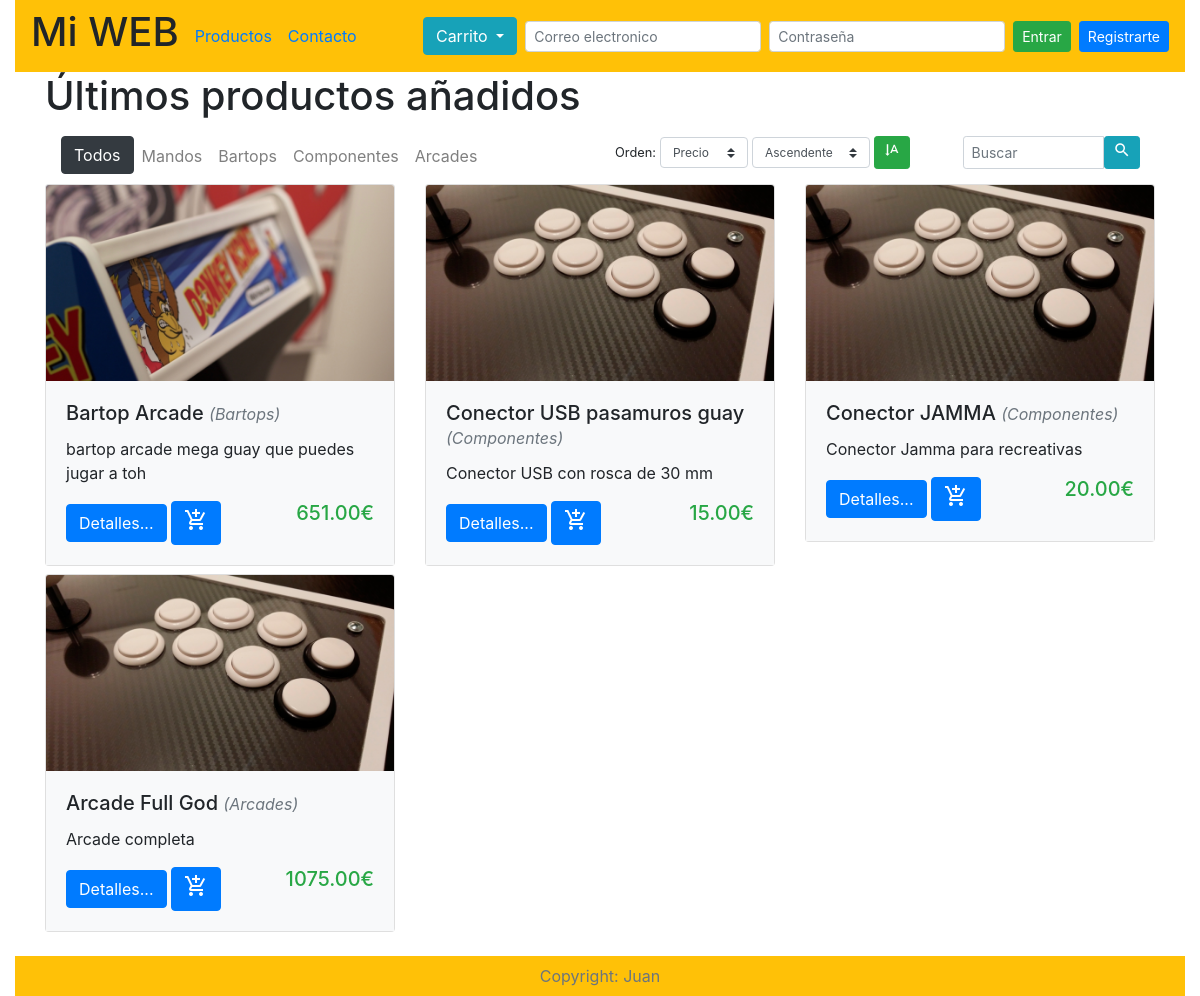
The page /productos.php on the database its author committed.
### tables this page shows
CREATE TABLE `categorias` (
  `id` int(10) NOT NULL,
  `nombre` varchar(250) NOT NULL,
  `descripcion` text NOT NULL
);

CREATE TABLE `productos` (
  `id` int(11) NOT NULL,
  `id_categoria` int(10) NOT NULL,
  `id_imagenes` int(10) NOT NULL,
  `nombre` varchar(255) NOT NULL,
  `descripcion_corta` text NOT NULL,
  `descripcion` text NOT NULL,
  `precio` decimal(6,2) NOT NULL,
  `imagen` varchar(200) NOT NULL,
  `fecha` timestamp NOT NULL DEFAULT CURRENT_TIMESTAMP,
  `visibilidad` enum('si','no') NOT NULL DEFAULT 'si'
);

### librerias/consultas_bd.php (called while the page is built, shortened)
<?php
function nombre_categoria($conexion, $id_categoria){
    $consulta = mysqli_query($conexion, "SELECT nombre FROM categorias WHERE id = '$id_categoria'");
    $categoria = mysqli_fetch_array($consulta);
    return $categoria['nombre'];
}
function list_categorias($conexion)
{
    $sql = "SELECT * FROM categorias";
    $res = mysqli_query($conexion, $sql);
    return $res;
}
function list_registros($conexion, $tabla, $orden, $tipo, $id_categoria)
{
    if ($id_categoria != "todos") {
        $sql = "SELECT * FROM $tabla WHERE id_categoria = '$id_categoria' ORDER BY $orden $tipo";
    } else {
        $sql = "SELECT * FROM $tabla ORDER BY $orden $tipo";
    }
    $consulta = mysqli_query($conexion, $sql);
    return $consulta;
}

### productos.php (the view, shortened to what this page needs)
<?php
include "database/conexion_bd.php";
include "librerias/consultas_bd.php";
$titulo = "Últimos productos añadidos";
if(isset($_POST['buscar'])){
    $productos = buscar($conexion, 'productos', 'nombre', $_POST['texto']);
    $titulo = "Buscando: <i>".$_POST['texto']."...</i>";
}
else if(isset($_POST['ordenar'])){
    $productos = list_registros($conexion, 'productos',$_POST['orden'], $_POST['tipo'], "todos");
}
else{
    $productos = list_registros($conexion, 'productos','fecha', "ASC", "todos");
}
?>
    <!doctype html>
    <html lang="es">
    <head>
        <?php include "plantillas/plantilla_cabecera.php";?>
    </head>
    <body>
        <div class="container-fluid">
            <?php include "plantillas/plantilla_navegacion.php";?>
        </div>
        <div class="container">
            <div class="row">
                <div class="col-12">
                    <h1><?=$titulo;?></h1>
                </div>
            </div>
            <div class="row">
                <div class="col-lg-12 col-xl-6">
                    <?php include 'plantillas/plantilla_nav_categorias.php' ?>
                </div>
                <div class="col-lg-12 col-xl-6">
                   <?php include "plantillas/plantilla_buscador.php" ?>
                </div>
            </div>
            <div class="row">
            <?php
                while($producto = mysqli_fetch_array($productos)){
                    if($producto['visibilidad']=='si'){
            ?>
                <div class="col-sm-12 col-md-6 col-lg-4">
                    <div class="card mb-2">
                        <img class="card-img-top img-fluid" src="<?=$producto['imagen'];?>" alt="Card image cap">
                        <div class="card-body bg-light">
                            <h5 class="card-title"><?=$producto['nombre'];?> <small class="text-muted font-italic">(<?=nombre_categoria($conexion,$producto['id_categoria']);?>)</small></h5>
                            <p class="card-text"><?=$producto['descripcion_corta'];?></p>
                            <a href="#" class="btn btn-primary">Detalles...</a>
                            <a href="?agregar_carrito=1&id=<?=$producto['id'];?>" class="btn btn-primary"><i class="material-icons">add_shopping_cart</i></a>
                            <h5 class="float-right text-success"><?=$producto['precio'];?>€</h5>
                        </div>
                    </div>
                </div>
                <?php } }?>
            </div>
        </div>
        <div class="container-fluid">
            <?php include "plantillas/plantilla_pie.php";?>
        </div>
    </body>
    </html>

### plantillas/plantilla_nav_categorias.php (shortened to what this page needs)
 <nav class="navbar navbar-expand-md  navbar-light">
    <ul class="navbar-nav">
        <li class="nav-item <?=$active;?>">
            <a class="btn btn-dark" href="?">Todos</a>
        </li>
        <?php
            $categorias = list_categorias($conexion);
            while($categoria = mysqli_fetch_array($categorias)){
                $active = "";
        ?>
            <li class="nav-item <?=$active;?>">
            <a class="nav-link" href="?categoria=<?=$categoria['id'];?>"><?=$categoria['nombre'];?></a>
            </li>
        <?php } ?>
    </ul>
</nav>

### rows shown on the page
categorias: nombre "Mandos"
categorias: nombre "Bartops"
categorias: nombre "Componentes"
categorias: nombre "Arcades"
productos: imagen (picture), nombre "Bartop Arcade", id_categoria.nombre "Bartops", descripcion_corta "bartop arcade mega guay que puedes jugar a toh", precio "651.00"
productos: imagen (picture), nombre "Conector USB pasamuros guay", id_categoria.nombre "Componentes", descripcion_corta "Conector USB con rosca de 30 mm", precio "15.00"
productos: imagen (picture), nombre "Conector JAMMA", id_categoria.nombre "Componentes", descripcion_corta "Conector Jamma para recreativas", precio "20.00"
productos: imagen (picture), nombre "Arcade Full God", id_categoria.nombre "Arcades", descripcion_corta "Arcade completa", precio "1075.00"

### other values the page prints
$titulo "Últimos productos añadidos"
